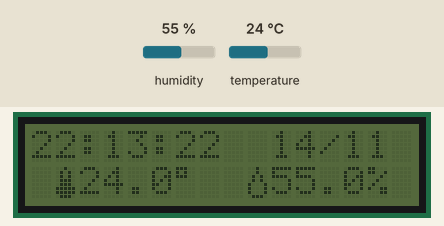
A sketch run on a simulated Arduino Uno, built with avr-gcc and run on an emulated ATmega328P. Parts: 16×2 character LCD. The test bench sets the inputs (shaded band); at power-on: temperature 24 °C, humidity 55 %. The local clock reads 2024-03-15 10:24:30 at power-on unless the sketch sets it.

Above: at 2.2 s.
2.3 s: temperature set to 10.4 °C
At 4.0 s:
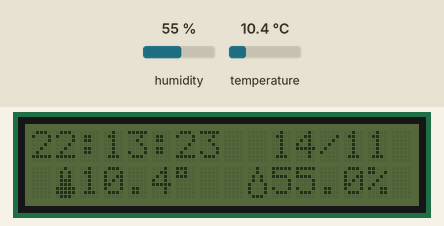
5.7 s: temperature set to 9.3 °C
At 7.1 s:
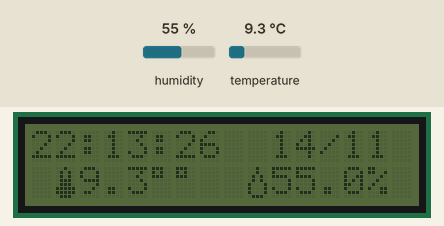
9.8 s: humidity set to 22 %
At 11.3 s:
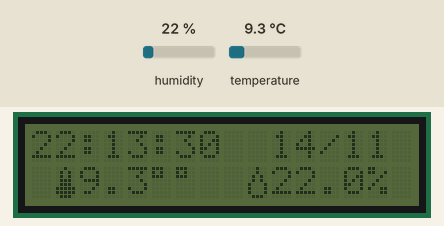
13.0 s: humidity set to 40 %
At 14.4 s:
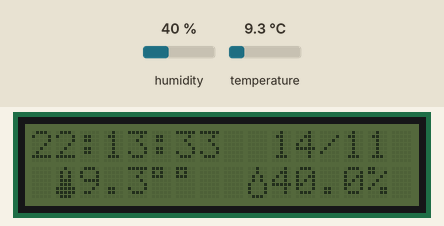
Timing chart, 0 to 16.0 s (numbered marks = the images above; inputs shaded):
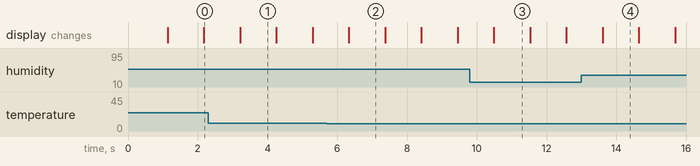

Measured:
- the behaviour switches between 10 and 9.9 °C on temperature (found by bisection; images 1 and 2)
- after the input at 5.7 s, the display: changes after 0.64 s (image 2)
- what the display in image 1 shows lasts 1.1 s, from 3.2 s to 4.3 s

The sketch:

System_Bedroom_var_3__1602_RTC_DHT_.ino
```cpp
#include <Wire.h>
#include <Time.h>
#include <DS1307RTC.h>
#include <LiquidCrystal_I2C.h>
#include <DHT22.h>

#define DHT22_PIN 2

DHT22 myDHT22(DHT22_PIN);

const char *monthName[12] = {
  "Jan", "Feb", "Mar", "Apr", "May", "Jun",
  "Jul", "Aug", "Sep", "Oct", "Nov", "Dec"
};

byte termometru[8] = //icon for termometer
{
    B00100,
    B01010,
    B01010,
    B01110,
    B01110,
    B11111,
    B11111,
    B01110
};

byte picatura[8] = //icon for water droplet
{
    B00100,
    B00100,
    B01010,
    B01010,
    B10001,
    B10001,
    B10001,
    B01110,
};

LiquidCrystal_I2C lcd(0x23,16,2);

tmElements_t tm;

void setup() {

  lcd.createChar(1,termometru);
  lcd.createChar(2,picatura);
  lcd.init();

  bool parse=false;
  bool config=false;

  if (getDate(__DATE__) && getTime(__TIME__)) {
    parse = true;
    // and configure the RTC with this info
    if (RTC.write(tm)) {
      config = true;
    }
  }

  //Serial.begin(9600);
  //while (!Serial) ; // wait for Arduino Serial Monitor
  //delay(200);
  if (parse && config) {
    lcd.setCursor(0, 0);
    lcd.print("Time configured");
  } else if (parse) {
    lcd.setCursor(0, 0);
    lcd.println("Communication Error");
    lcd.setCursor(0, 1);
    lcd.println("Check circuitry");
  } else {
    lcd.setCursor(0, 0);
    lcd.print("Could not parse info");
  }
  delay(1000);
  lcd.clear();
}

void loop() {

  int chk = myDHT22.readData();
  tmElements_t tm;

  if (tm.Hour>=7) {lcd.backlight();}
  else {lcd.noBacklight(); }


  if (RTC.read(tm)) {
    lcd.setCursor(0, 0);
    print2digits(tm.Hour);
    lcd.write(':');
    print2digits(tm.Minute);
    lcd.write(':');
    print2digits(tm.Second);
    lcd.setCursor(10, 0);
    lcd.print(tm.Day);
    lcd.write('/');
    print2digits(tm.Month);
    //lcd.write('/');
    //lcd.print(tmYearToCalendar(tm.Year));
    lcd.setCursor(1, 1);
    lcd.write(1);
    lcd.print(myDHT22.getTemperatureC(), 1);
    lcd.print((char)223); //degree sign
    //Serial.print(myDHT22.getTemperatureC(), 1);
    lcd.setCursor(9, 1);
    lcd.write(2);
    lcd.print(myDHT22.getHumidity(), 1);
    lcd.print("%");
    //Serial.print(myDHT22.getHumidity(), 1);


  } else {
    if (RTC.chipPresent()) {
      lcd.setCursor(0, 0);
      lcd.println("DS1307 stopped");
      delay(5000);
      lcd.clear();
    } else {
      lcd.setCursor(0, 0);
      lcd.println("DS1307 rd error!");
      delay(5000);
      lcd.clear();
    }
    delay(9000);
  }
  delay(1000);
}

bool getTime(const char *str)
{
  int Hour, Min, Sec;

  if (sscanf(str, "%d:%d:%d", &Hour, &Min, &Sec) != 3) return false;
  tm.Hour = Hour;
  tm.Minute = Min;
  tm.Second = Sec;
  return true;
}

void print2digits(int number) {
  if (number >= 0 && number < 10) {
    lcd.write('0');
  }
 lcd.print(number);
}

bool getDate(const char *str)
{
  char Month[12];
  int Day, Year;
  uint8_t monthIndex;

  if (sscanf(str, "%s %d %d", Month, &Day, &Year) != 3) return false;
  for (monthIndex = 0; monthIndex < 12; monthIndex++) {
    if (strcmp(Month, monthName[monthIndex]) == 0) break;
  }
  if (monthIndex >= 12) return false;
  tm.Day = Day;
  tm.Month = monthIndex + 1;
  tm.Year = CalendarYrToTm(Year);
  return true;
}
```
